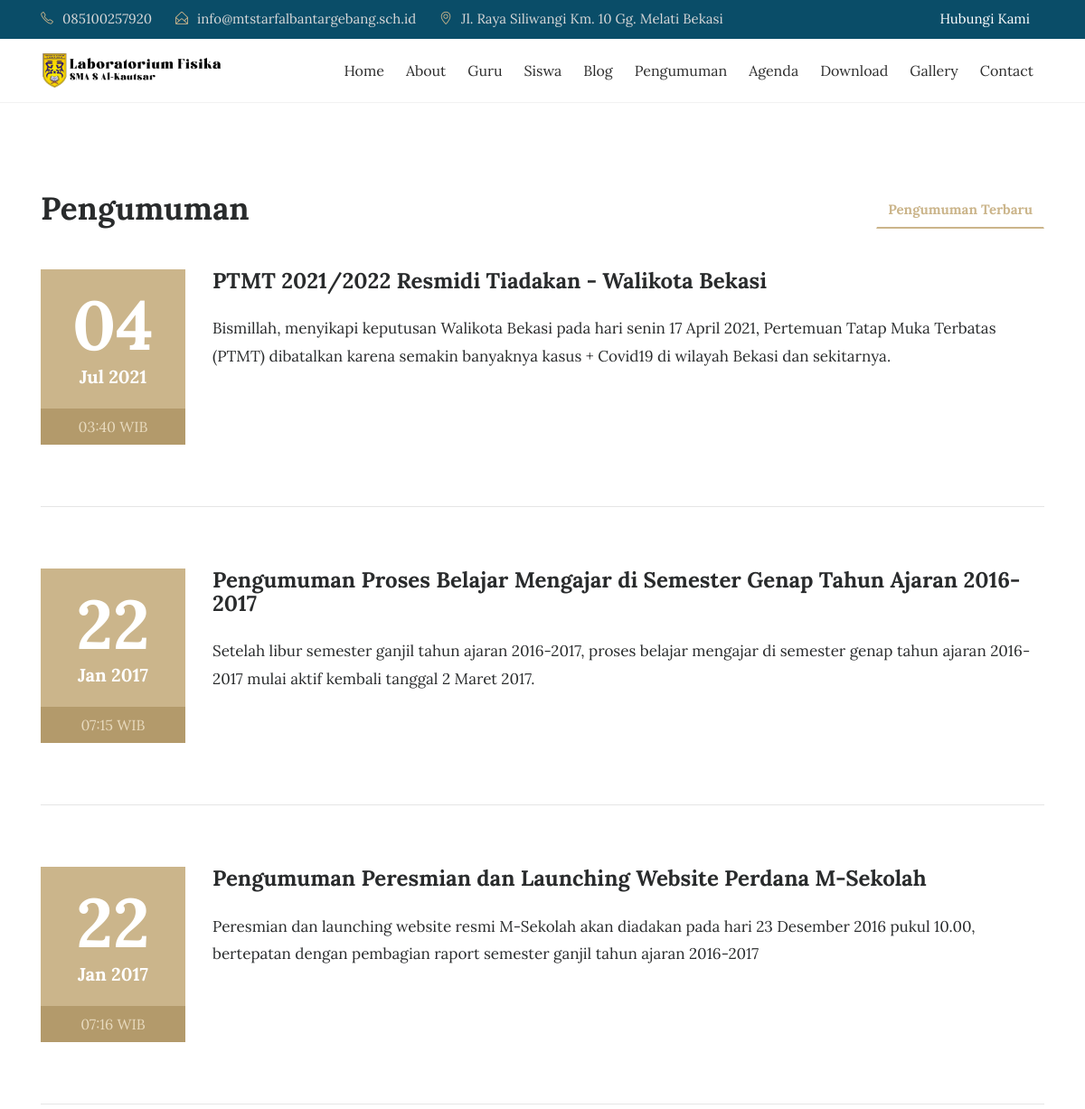
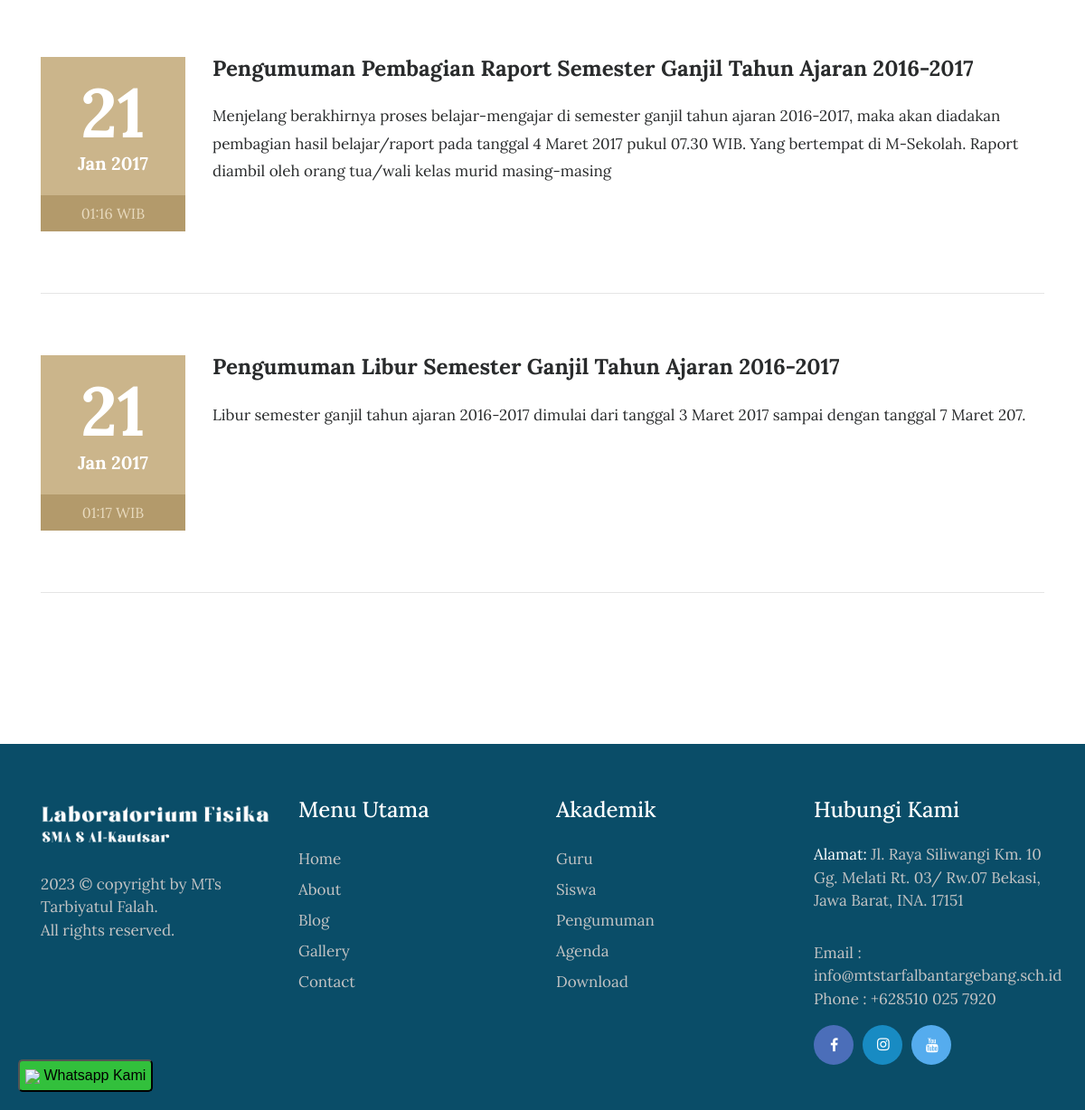
The app's page /index.php/pengumuman with its own data (2 pictures, top to bottom).
### tables this page shows
CREATE TABLE `tbl_pengumuman` (
  `pengumuman_id` int(11) NOT NULL,
  `pengumuman_judul` varchar(150) DEFAULT NULL,
  `pengumuman_deskripsi` text DEFAULT NULL,
  `pengumuman_tanggal` timestamp NULL DEFAULT current_timestamp(),
  `pengumuman_author` varchar(60) DEFAULT NULL
);

### application/controllers/Pengumuman.php (called while the page is built, shortened)
<?php
class Pengumuman extends CI_Controller{
	function __construct(){
		$this->load->model('m_pengumuman');
		$this->load->model('m_pengunjung');
	}
	function index(){
		$jum=$this->m_pengumuman->pengumuman();
        $page=$this->uri->segment(3);
        if(!$page):
            $offset = 0;
        else:
            $offset = $page;
        endif;
        $limit=7;
        $config['base_url'] = base_url() . 'pengumuman/index/';
            $config['total_rows'] = $jum->num_rows();
            $config['per_page'] = $limit;
            $config['uri_segment'] = 3;
	          $config['full_tag_open']    = '<div class="pagging text-center"><nav><ul class="pagination justify-content-center">';
	          $config['full_tag_close']   = '</ul></nav></div>';
	          $config['num_tag_open']     = '<li class="page-item"><span class="page-link">';
	          $config['num_tag_close']    = '</span></li>';
	          $config['cur_tag_open']     = '<li class="page-item"><span class="page-link">';
	          $config['cur_tag_close']    = '<span class="sr-only">(current)</span></span></li>';
	          $config['next_tag_open']    = '<li class="page-item"><span class="page-link">';
	          $config['next_tagl_close']  = '<span aria-hidden="true">&raquo;</span></span></li>';
	          $config['prev_tag_open']    = '<li class="page-item"><span class="page-link">';
	          $config['prev_tagl_close']  = '</span>Next</li>';
	          $config['first_tag_open']   = '<li class="page-item"><span class="page-link">';
	          $config['first_tagl_close'] = '</span></li>';
	          $config['last_tag_open']    = '<li class="page-item"><span class="page-link">';
	          $config['last_tagl_close']  = '</span></li>';
            $config['first_link'] = 'Awal';
            $config['last_link'] = 'Akhir';
            $config['next_link'] = 'Next >>';
            $config['prev_link'] = '<< Prev';
            $this->pagination->initialize($config);
            $x['page'] =$this->pagination->create_links();
						$x['data']=$this->m_pengumuman->pengumuman_perpage($offset,$limit);
						$this->load->view('depan/v_pengumuman',$x);
	}
}

### index.php (called while the page is built, shortened)
<?php
require_once BASEPATH.'core/CodeIgniter.php';

### application/models/M_pengumuman.php (called while the page is built, shortened)
<?php
class M_pengumuman extends CI_Model{
	function pengumuman_perpage($offset,$limit){
		$hsl=$this->db->query("SELECT pengumuman_id,pengumuman_judul,pengumuman_deskripsi,pengumuman_tanggal,DATE_FORMAT(pengumuman_tanggal,'%d/%m/%Y') AS tanggal,pengumuman_author FROM tbl_pengumuman ORDER BY pengumuman_id DESC limit $offset,$limit");
		return $hsl;
	}
}

### application/views/depan/v_pengumuman.php (the view, shortened to what this page needs)
<!DOCTYPE html>
<html lang="en">
<head>
    <link rel="stylesheet" href="<?php echo base_url().'theme/css/bootstrap.min.css'?>">
    <link rel="stylesheet" href="<?php echo base_url().'theme/css/font-awesome.min.css'?>">
    <link rel="stylesheet" href="<?php echo base_url().'theme/css/simple-line-icons.css'?>">
    <link rel="stylesheet" href="<?php echo base_url().'theme/css/fullcalendar.min.css'?>" />
    <link rel="stylesheet" href="<?php echo base_url().'theme/css/owl.carousel.min.css'?>">
    <link href="<?php echo base_url().'theme/css/style.css'?>" rel="stylesheet">
</head>
<body>
    <div style="position:fixed;left:20px;bottom:20px;">
<a href="https://api.whatsapp.com/send?phone=+6285100257920&text=Halo">
<button style="background:#32C03C;vertical-align:center;height:36px;border-radius:5px">
<img src="https://web.whatsapp.com/img/favicon/1x/favicon.png"> Whatsapp Kami</button></a>
</div>
  <div class="header-topbar">
      <div class="container">
          <div class="row">
              <div class="col-xs-6 col-sm-8 col-md-9">
                  <div class="header-top_address">
                      <div class="header-top_list">
                          <span class="icon-phone"></span>085100257920
                      </div>
                      <div class="header-top_list">
                          <span class="icon-envelope-open"></span>info@mtstarfalbantargebang.sch.id
                      </div>
                      <div class="header-top_list">
                          <span class="icon-location-pin"></span>Jl. Raya Siliwangi Km. 10 Gg. Melati Bekasi
                      </div>
                  </div>
              </div>
              <div class="col-xs-6 col-sm-4 col-md-3">
                  <div class="header-top_login mr-sm-3">
                      <a href="<?php echo site_url('contact');?>">Hubungi Kami</a>
                  </div>
              </div>
          </div>
      </div>
  </div>
  <div data-toggle="affix" style="border-bottom:solid 1px #f2f2f2;">
      <div class="container nav-menu2">
          <div class="row">
              <div class="col-md-12">
                  <nav class="navbar navbar2 navbar-toggleable-md navbar-light bg-faded">
                      <a href="<?php echo site_url('');?>" class="navbar-brand nav-brand2"><img class="img img-responsive" width="200px;" src="<?php echo base_url().'theme/images/logo-dark.png'?>"></a>
                      <div class="collapse navbar-collapse justify-content-end" id="navbarNavDropdown">
                          <ul class="navbar-nav">
                              <li class="nav-item">
                                  <a class="nav-link" href="<?php echo site_url('');?>">Home</a>
                              </li>
                              <li class="nav-item">
                                  <a class="nav-link" href="<?php echo site_url('about');?>">About</a>
                              </li>
                              <li class="nav-item">
                                  <a class="nav-link" href="<?php echo site_url('guru');?>">Guru</a>
                              </li>
                              <li class="nav-item">
                                  <a class="nav-link" href="<?php echo site_url('siswa');?>">Siswa</a>
                              </li>
                              <li class="nav-item">
                                  <a class="nav-link" href="<?php echo site_url('blog');?>">Blog</a>
                              </li>
                              <li class="nav-item">
                                  <a class="nav-link" href="<?php echo site_url('pengumuman');?>">Pengumuman</a>
                              </li>
                              <li class="nav-item">
                                  <a class="nav-link" href="<?php echo site_url('agenda');?>">Agenda</a>
                              </li>
                              <li class="nav-item">
                                  <a class="nav-link" href="<?php echo site_url('download');?>">Download</a>
                              </li>
                              <li class="nav-item">
                                  <a class="nav-link" href="<?php echo site_url('galeri');?>">Gallery</a>
                              </li>
                              <li class="nav-item">
                                <a class="nav-link" href="<?php echo site_url('contact');?>">Contact</a>
                              </li>
                        </ul>
                  </div>
                </nav>
              </div>
            </div>
          </div>
        </div>
<section class="events">
    <div class="container">
        <div class="row">
            <div class="col-md-4">
                <h2 class="event-title">Pengumuman</h2>
            </div>
            <div class="col-md-8">
                <ul class="nav nav-tabs" role="tablist">
                    <li class="nav-item nav-tab1">
                        <a class="nav-link tab-list active" data-toggle="tab" href="#upcoming-events" role="tab">Pengumuman Terbaru </a>
                    </li>
                </ul>
            </div>
        </div>
        <br>
        <div class="row">
            <div class="tab-content">
                <div class="tab-pane active" id="upcoming-events" role="tabpanel">
                  <?php foreach($data->result() as $row):?>
                    <div class="col-md-12">
                        <div class="row">
                            <div class="col-md-2">
                                <div class="event-date">
                                    <h4><?php echo date("d", strtotime($row->pengumuman_tanggal));?></h4> <span><?php echo date("M Y", strtotime($row->pengumuman_tanggal));?></span>
                                </div>
                                <span class="event-time"><?php echo date("H:i", strtotime($row->pengumuman_tanggal)).' WIB';?></span>
                            </div>
                            <div class="col-md-10">
                                <div class="event-heading">
                                    <h3><?php echo $row->pengumuman_judul;?></h3>
                                    <p><?php echo $row->pengumuman_deskripsi;?></p>
                                </div>
                          </div>
                      </div>
                      <hr class="event-underline">
                  </div>
                <?php endforeach;?>
      <div class="col-md-12 text-center">
    </div>
</div>
</div>
</div>
</div>
</section>
<footer>
    <div class="container">
        <div class="row">
            <div class="col-md-3">
                <div class="foot-logo">
                    <a href="<?php echo site_url();?>">
                        <img src="<?php echo base_url().'theme/images/logo-white.png'?>" class="img-fluid" alt="footer_logo">
                    </a>
                    <p><?php echo date('Y');?> © copyright by MTs Tarbiyatul Falah</a>. <br>All rights reserved.</p>
                    </div>
                </div>
                <div class="col-md-3">
                    <div class="sitemap">
                        <h3>Menu Utama</h3>
                        <ul>
                            <li><a href="<?php echo site_url();?>">Home</a></li>
                            <li><a href="<?php echo site_url('about');?>">About</a></li>
                            <li><a href="<?php echo site_url('artikel');?>">Blog </a></li>
                            <li><a href="<?php echo site_url('galeri');?>">Gallery</a></li>
                            <li><a href="<?php echo site_url('contact');?>">Contact</a></li>
                        </ul>
                    </div>
                </div>
                <div class="col-md-3">
                  <div class="sitemap">
                      <h3>Akademik</h3>
                      <ul>
                          <li><a href="<?php echo site_url('guru');?>">Guru</a></li>
                          <li><a href="<?php echo site_url('siswa');?>">Siswa </a></li>
                          <li><a href="<?php echo site_url('pengumuman');?>">Pengumuman</a></li>
                          <li><a href="<?php echo site_url('agenda');?>">Agenda</a></li>
                          <li><a href="<?php echo site_url('download');?>">Download</a></li>
                      </ul>
                  </div>
                </div>
                <div class="col-md-3">
                    <div class="address">
                        <h3>Hubungi Kami</h3>
                        <p><span>Alamat: </span> Jl. Raya Siliwangi Km. 10 Gg. Melati Rt. 03/ Rw.07 Bekasi, Jawa Barat, INA. 17151</p>
                        <p>Email : info@mtstarfalbantargebang.sch.id
                            <br> Phone : +628510 025 7920</p>
                            <ul class="footer-social-icons">
                                        <li><a href="https://m.facebook.com/mtstarbiyatulfalah.bantargebang"><i class="fa fa-facebook fa-fb" aria-hidden="true"></i></a></li>
                                        <li><a href="https://www.instagram.com/mtstarbiyatulfalah94/?igshid=1xyoqvuqccosg"><i class="fa fa-instagram fa-in" aria-hidden="true"></i></a></li>
                                        <li><a href="https://www.youtube.com/channel/UCcEDH5YygxNcE3CXB0covgg"><i class="fa fa-youtube fa-tw" aria-hidden="true"></i></a></li>
                                    </ul>
                        </div>
                    </div>
                </div>
            </div>
        </footer>
</body>
</html>

### records on screen
tbl_pengumuman: pengumuman_tanggal "04", pengumuman_tanggal "Jul 2021", pengumuman_tanggal "03:40", pengumuman_judul "PTMT 2021/2022 Resmidi Tiadakan - Walikota Bekasi", pengumuman_deskripsi "Bismillah, menyikapi keputusan Walikota Bekasi pada hari senin 17 April 2021, Pertemuan Tatap Muka Terbatas (PTMT) dibatalkan karena semakin banyaknya kasus + Covid19 di wilayah Bekasi dan sekitarnya."
tbl_pengumuman: pengumuman_tanggal "22", pengumuman_tanggal "Jan 2017", pengumuman_tanggal "07:15", pengumuman_judul "Pengumuman Proses Belajar Mengajar di Semester Genap Tahun Ajaran 2016-2017", pengumuman_deskripsi "Setelah libur semester ganjil tahun ajaran 2016-2017, proses belajar mengajar di semester genap tahun ajaran 2016-2017 mulai aktif kembali tanggal 2 Maret 2017."
tbl_pengumuman: pengumuman_tanggal "22", pengumuman_tanggal "Jan 2017", pengumuman_tanggal "07:16", pengumuman_judul "Pengumuman Peresmian dan Launching Website Perdana M-Sekolah", pengumuman_deskripsi "Peresmian dan launching website resmi M-Sekolah akan diadakan pada hari 23 Desember 2016 pukul 10.00, bertepatan dengan pembagian raport semester ganjil tahun ajaran 2016-2017"
tbl_pengumuman: pengumuman_tanggal "21", pengumuman_tanggal "Jan 2017", pengumuman_tanggal "01:16", pengumuman_judul "Pengumuman Pembagian Raport Semester Ganjil Tahun Ajaran 2016-2017", pengumuman_deskripsi "Menjelang berakhirnya proses belajar-mengajar di semester ganjil tahun ajaran 2016-2017, maka akan diadakan pembagian hasil belajar/raport pada tanggal 4 Maret 2017 pukul 07.30 WIB. Yang bertempat di M-Sekolah. Raport diambil oleh orang tua/wali kelas murid masing-masing"
tbl_pengumuman: pengumuman_tanggal "21", pengumuman_tanggal "Jan 2017", pengumuman_tanggal "01:17", pengumuman_judul "Pengumuman Libur Semester Ganjil Tahun Ajaran 2016-2017", pengumuman_deskripsi "Libur semester ganjil tahun ajaran 2016-2017 dimulai dari tanggal 3 Maret 2017 sampai dengan tanggal 7 Maret 207."
